Frame 1 (no input): blank canvas, image omitted
Frame 60 (the mouse pressed at the canvas centre just before this capture): blank canvas, image omitted
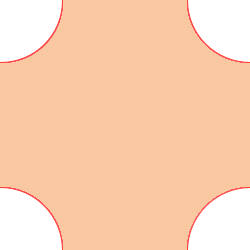
Frame 120 (the mouse held since frame 60 and released just before this capture)

The Processing sketch whose frames 1 and 60 were blank and that drew this single picture after the mouse press (run headless with seeded random() and noise(); from frame 60 on, the mouse is pressed at the canvas centre):

// Processing sketch: processing_19772
// ── processing_19772.pde

void setup(){
size(250, 250);
background(250,200,160);
 
}
 
 
 
void draw(){
stroke(255, random(200), random(200));
ellipse(0, 0, mouseX, mouseY);
ellipse(0, 250, mouseX, mouseY);
ellipse(250, 0, mouseX, mouseY);
ellipse(250,250, mouseX, mouseY);
//SPLIT USING MOUSE
 
}
